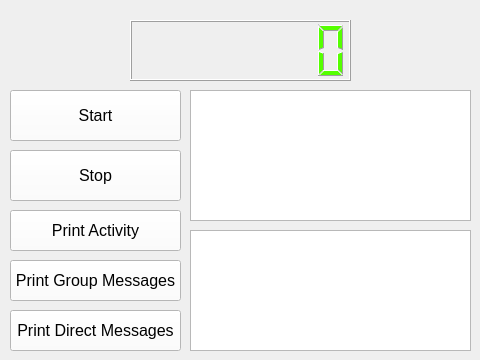
<?xml version="1.0" encoding="UTF-8"?>
<ui version="4.0">
 <class>Widget</class>
 <widget class="QWidget" name="Widget">
  <property name="geometry">
   <rect>
    <x>0</x>
    <y>0</y>
    <width>480</width>
    <height>360</height>
   </rect>
  </property>
  <property name="windowTitle">
   <string>Widget</string>
  </property>
  <widget class="QStackedWidget" name="stackedWidget">
   <property name="geometry">
    <rect>
     <x>0</x>
     <y>0</y>
     <width>481</width>
     <height>371</height>
    </rect>
   </property>
   <property name="styleSheet">
    <string notr="true"/>
   </property>
   <property name="currentIndex">
    <number>0</number>
   </property>
   <widget class="QWidget" name="page">
    <widget class="QPushButton" name="stopServerButton">
     <property name="geometry">
      <rect>
       <x>10</x>
       <y>150</y>
       <width>171</width>
       <height>51</height>
      </rect>
     </property>
     <property name="font">
      <font>
       <pointsize>12</pointsize>
      </font>
     </property>
     <property name="styleSheet">
      <string notr="true">background-color:rgb(255, 255, 255)</string>
     </property>
     <property name="text">
      <string>Stop</string>
     </property>
    </widget>
    <widget class="QPushButton" name="pushButton_4">
     <property name="geometry">
      <rect>
       <x>10</x>
       <y>260</y>
       <width>171</width>
       <height>41</height>
      </rect>
     </property>
     <property name="font">
      <font>
       <pointsize>12</pointsize>
      </font>
     </property>
     <property name="styleSheet">
      <string notr="true">background-color:rgb(255, 255, 255)</string>
     </property>
     <property name="text">
      <string>Print Group Messages</string>
     </property>
    </widget>
    <widget class="QPushButton" name="pushButton_2">
     <property name="geometry">
      <rect>
       <x>10</x>
       <y>310</y>
       <width>171</width>
       <height>41</height>
      </rect>
     </property>
     <property name="font">
      <font>
       <pointsize>12</pointsize>
      </font>
     </property>
     <property name="styleSheet">
      <string notr="true">background-color:rgb(255, 255, 255)</string>
     </property>
     <property name="text">
      <string>Print Direct Messages</string>
     </property>
    </widget>
    <widget class="QPushButton" name="startServerButton">
     <property name="geometry">
      <rect>
       <x>10</x>
       <y>90</y>
       <width>171</width>
       <height>51</height>
      </rect>
     </property>
     <property name="font">
      <font>
       <pointsize>12</pointsize>
      </font>
     </property>
     <property name="styleSheet">
      <string notr="true">background-color:rgb(255, 255, 255)</string>
     </property>
     <property name="text">
      <string>Start</string>
     </property>
    </widget>
    <widget class="QPushButton" name="pushButton_5">
     <property name="geometry">
      <rect>
       <x>10</x>
       <y>210</y>
       <width>171</width>
       <height>41</height>
      </rect>
     </property>
     <property name="font">
      <font>
       <pointsize>12</pointsize>
      </font>
     </property>
     <property name="styleSheet">
      <string notr="true">background-color:rgb(255, 255, 255)</string>
     </property>
     <property name="text">
      <string>Print Activity</string>
     </property>
    </widget>
    <widget class="QLCDNumber" name="lcdNumber">
     <property name="geometry">
      <rect>
       <x>130</x>
       <y>20</y>
       <width>221</width>
       <height>61</height>
      </rect>
     </property>
     <property name="styleSheet">
      <string notr="true">color:rgb(85, 255, 0)</string>
     </property>
     <property name="digitCount">
      <number>7</number>
     </property>
     <property name="value" stdset="0">
      <double>0.000000000000000</double>
     </property>
     <property name="intValue" stdset="0">
      <number>0</number>
     </property>
    </widget>
    <widget class="QTextBrowser" name="textBrowser">
     <property name="geometry">
      <rect>
       <x>190</x>
       <y>90</y>
       <width>281</width>
       <height>131</height>
      </rect>
     </property>
     <property name="font">
      <font>
       <pointsize>10</pointsize>
      </font>
     </property>
    </widget>
    <widget class="QListWidget" name="listWidget">
     <property name="geometry">
      <rect>
       <x>190</x>
       <y>230</y>
       <width>281</width>
       <height>121</height>
      </rect>
     </property>
    </widget>
   </widget>
  </widget>
 </widget>
 <resources/>
 <connections/>
</ui>
